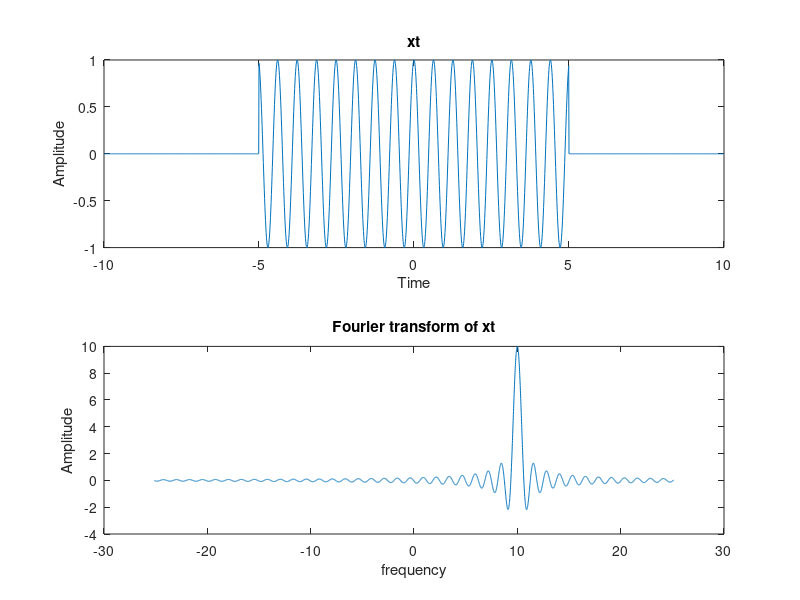

Write the MATLAB code that produced this figure.
clear all;
close all;
clc;
w=10;
A=1;
t=-10:0.01:10;
t0=exp(j*10*t);
xt=A*rectpuls(t,w).*t0
subplot(2,1,1)
plot(t,xt)
xlabel('Time')
ylabel('Amplitude')
title('xt')
w=-8*pi:0.01:8*pi;
for i=1:length(w)
    xw(i)=trapz(t,xt.*exp(-j*w(i).*t));
end
subplot(2,1,2)
plot(w,xw)
title('Fourier transform of xt')
xlabel('frequency')
ylabel('Amplitude')
